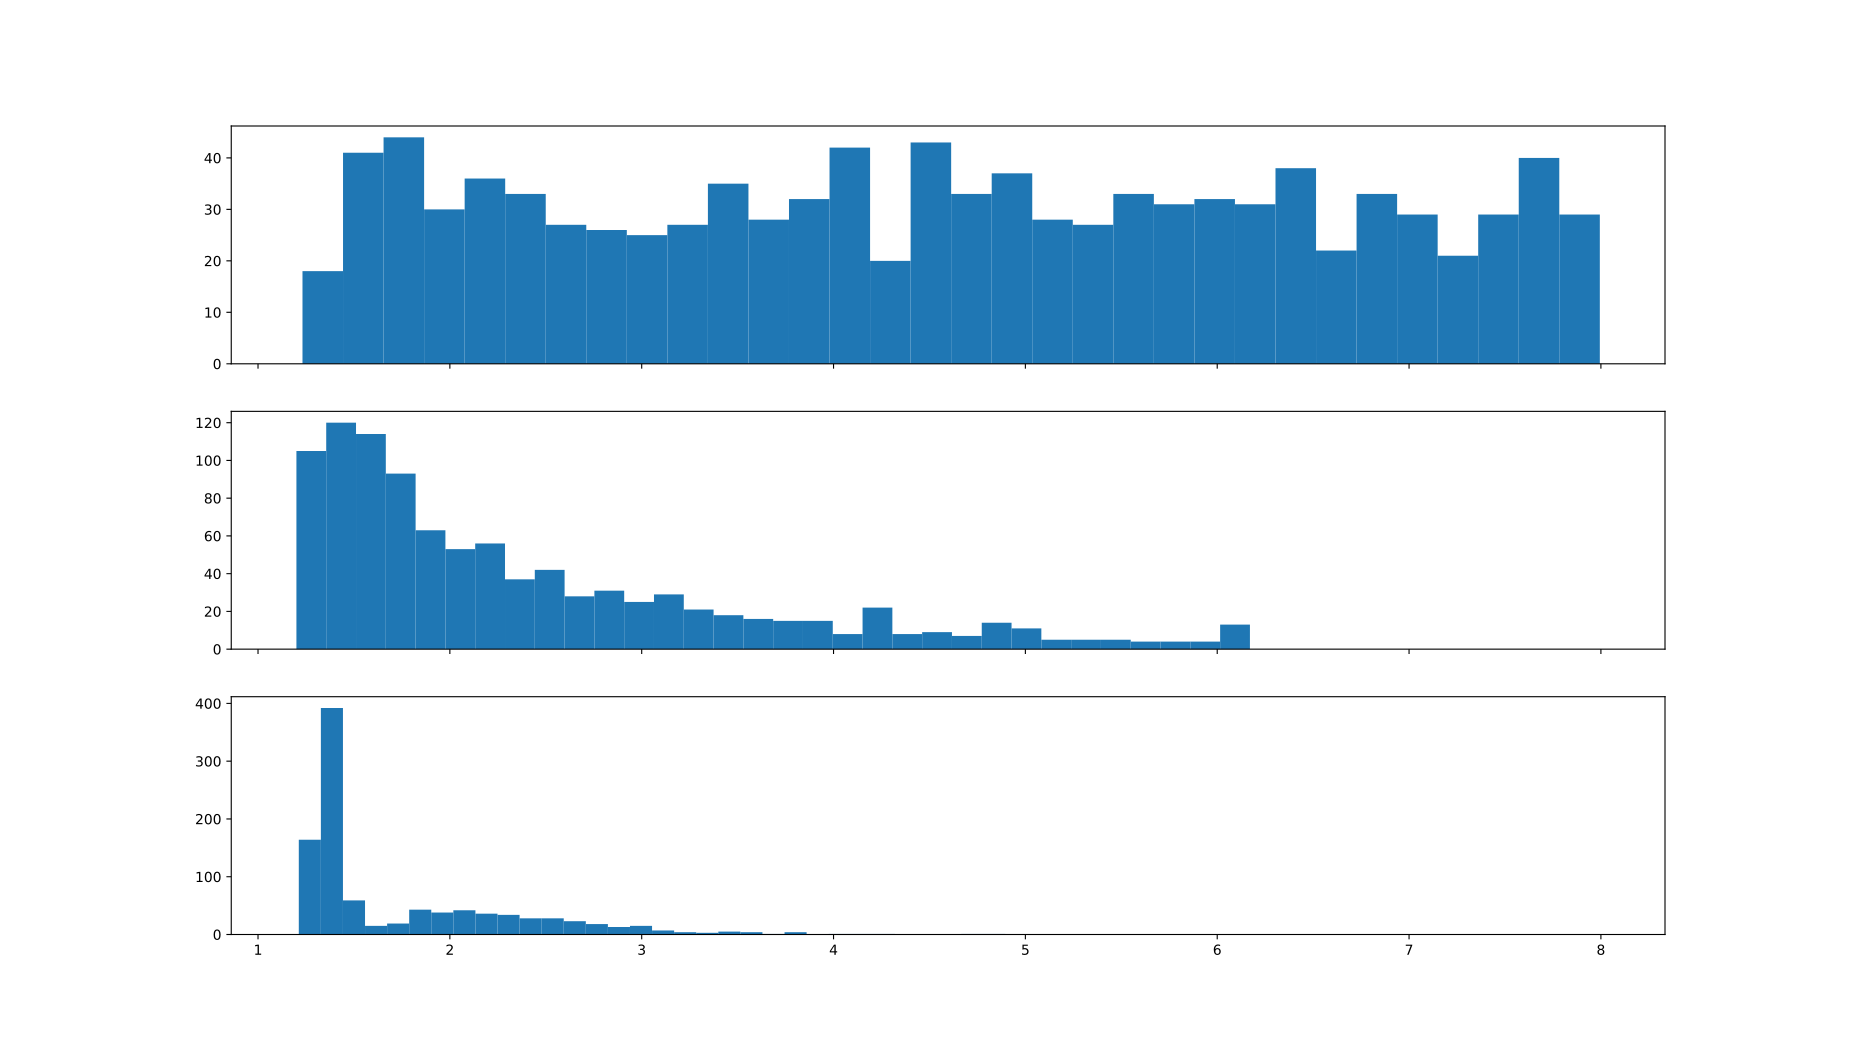

Reproduce this figure in Python.
from astro_traj.galaxy import Hernquist_NFW
from astro_traj import constr_dict
from astro_traj.sample import Sample
import numpy as np
from matplotlib import use
use('agg')
import matplotlib.pyplot as plt

samples = 'posterior_samples.dat'
Galaxy = constr_dict.galaxy('NGC', samples, 100, 5, 0.73)
gal = Hernquist_NFW(Galaxy['Mspiral'], Galaxy['Mbulge'], Galaxy['Mhalo'], Galaxy['R_eff'], 0.73, rcut=100)
samp = Sample(gal)
Nsys = 1000
bins = int(np.round(np.sqrt(Nsys)))
Mcomp_dist, Mns_dist = samp.sample_masses(samples, method='posterior', size=Nsys)

ECSPDFMhe = samp.initialize_Mhe(0.1)
CCSPDFMhe = samp.initialize_Mhe(1.0)
dumrand = np.random.uniform(0,1,size=Nsys)
Mhe_dist_uniform = samp.sample_Mhe(Mmin=Mns_dist, method='uniform', size=Nsys, PDF=None, ECSPDF=ECSPDFMhe, CCSPDF=CCSPDFMhe, irand=dumrand) # (Msun)
Mhe_dist_power = samp.sample_Mhe(Mmin=Mns_dist, method='power', size=Nsys, PDF=None, ECSPDF=ECSPDFMhe, CCSPDF=CCSPDFMhe, irand=dumrand) # (Msun)
Mhe_dist_beniamini2 = samp.sample_Mhe(Mmin=Mns_dist, method='beniamini2', size=Nsys, PDF=None, ECSPDF=ECSPDFMhe, CCSPDF=CCSPDFMhe, irand=dumrand) # (Msun)

plot, (ax1, ax2, ax3) = plt.subplots(3, sharex=True, figsize=(18.5, 10.5))
ax1.hist(Mhe_dist_uniform, bins=bins)
ax2.hist(Mhe_dist_power, bins=bins)
ax3.hist(Mhe_dist_beniamini2, bins=bins)
plot.show()
